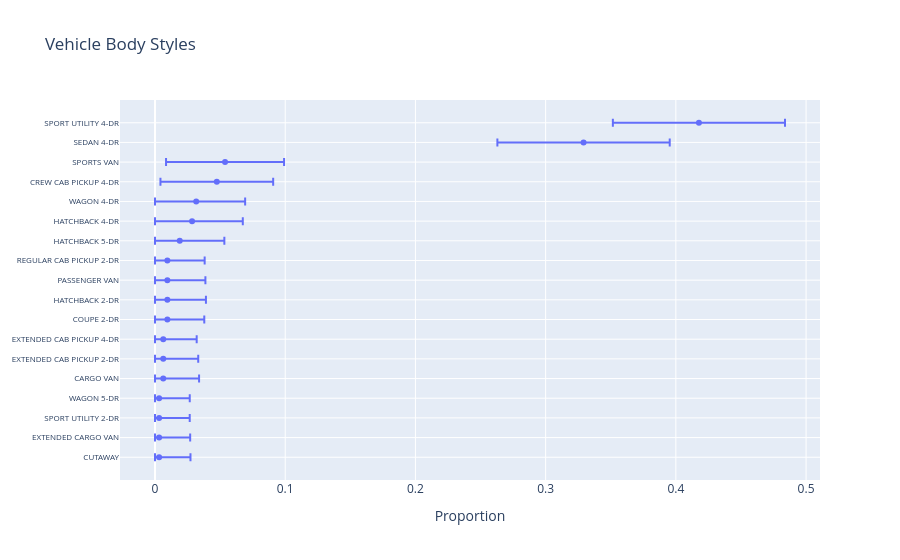

Here is the notebook cell this chart was saved with:
### Code cell
#| fig-cap: "Solid dots represent observed proportions in the sample.  Error bars go out +/-1 simulated mean absolute error for each body style."
#| label: with_errors
x = body_styles_series
fig = go.Figure(data=go.Scatter(
    mode="markers",
    x=obs_3_trans.select("p").collect().to_series(),
    y=obs_3_trans.select("make").collect().to_series(),
    error_x=dict(
        type='data',
        symmetric=False,
        array=obs_3_trans.select("p_upper").collect().to_series(),
        arrayminus=obs_3_trans.select("p_lower").collect().to_series())
    ))

fig.update_layout(
    title="Vehicle Body Styles",
    xaxis=dict(title="Proportion"),
    yaxis=dict(tickfont_size=8)
)
fig.show()

### Figure 1 — Plotly figure (JSON) as saved in the notebook; plotly's stock layout.template omitted (floating-point values rounded to 4 significant figures)
{"data": [{"error_x": {"array": [0.02394, 0.02407, 0.02384, 0.0235, 0.02351, 0.02752, 0.02687, 0.02568, 0.02835, 0.02962, 0.02922, 0.02864, 0.03427, 0.03895, 0.03758, 0.04328, 0.04532, 0.06618, 0.0661], "arrayminus": [0.003165, 0.003165, 0.003165, 0.003165, 0.003165, 0.006329, 0.006329, 0.006329, 0.009494, 0.009494, 0.009494, 0.009494, 0.01899, 0.02848, 0.03165, 0.04328, 0.04532, 0.06618, 0.0661], "symmetric": false, "type": "data"}, "mode": "markers", "type": "scatter", "x": [0.003165, 0.003165, 0.003165, 0.003165, 0.003165, 0.006329, 0.006329, 0.006329, 0.009494, 0.009494, 0.009494, 0.009494, 0.01899, 0.02848, 0.03165, 0.04747, 0.0538, 0.3291, 0.4177], "y": [null, "CUTAWAY", "EXTENDED CARGO VAN", "SPORT UTILITY 2-DR", "WAGON 5-DR", "CARGO VAN", "EXTENDED CAB PICKUP 2-DR", "EXTENDED CAB PICKUP 4-DR", "COUPE 2-DR", "HATCHBACK 2-DR", "PASSENGER VAN", "REGULAR CAB PICKUP 2-DR", "HATCHBACK 5-DR", "HATCHBACK 4-DR", "WAGON 4-DR", "CREW CAB PICKUP 4-DR", "SPORTS VAN", "SEDAN 4-DR", "SPORT UTILITY 4-DR"]}], "layout": {"title": {"text": "Vehicle Body Styles"}, "xaxis": {"title": {"text": "Proportion"}}, "yaxis": {"tickfont": {"size": 8}}}}
